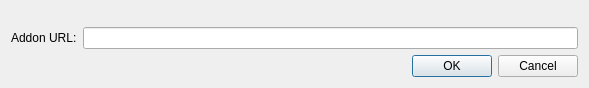
<?xml version="1.0" encoding="UTF-8"?>
<ui version="4.0">
 <class>AddonWindow</class>
 <widget class="QWidget" name="AddonWindow">
  <property name="geometry">
   <rect>
    <x>0</x>
    <y>0</y>
    <width>589</width>
    <height>88</height>
   </rect>
  </property>
  <property name="windowTitle">
   <string>Add an AddOn</string>
  </property>
  <property name="windowIcon">
   <iconset resource="../../qrc/resources/icons.qrc">
    <normaloff>:/app/icon.ico</normaloff>:/app/icon.ico</iconset>
  </property>
  <layout class="QFormLayout" name="formLayout">
   <item row="1" column="0">
    <widget class="QLabel" name="lblAddonUrl">
     <property name="text">
      <string>Addon URL:</string>
     </property>
    </widget>
   </item>
   <item row="1" column="1">
    <widget class="QLineEdit" name="leditAddonUrl"/>
   </item>
   <item row="2" column="1">
    <widget class="QDialogButtonBox" name="buttonBox">
     <property name="standardButtons">
      <set>QDialogButtonBox::Cancel|QDialogButtonBox::Ok</set>
     </property>
    </widget>
   </item>
   <item row="0" column="0" colspan="2">
    <spacer name="verticalSpacer">
     <property name="orientation">
      <enum>Qt::Vertical</enum>
     </property>
     <property name="sizeHint" stdset="0">
      <size>
       <width>20</width>
       <height>40</height>
      </size>
     </property>
    </spacer>
   </item>
  </layout>
 </widget>
 <resources>
  <include location="../../qrc/resources/icons.qrc"/>
 </resources>
 <connections/>
</ui>
